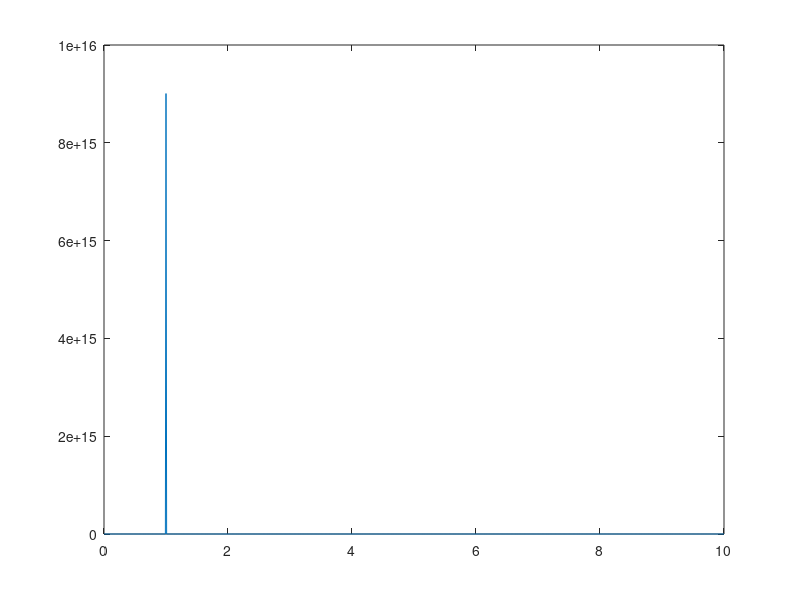
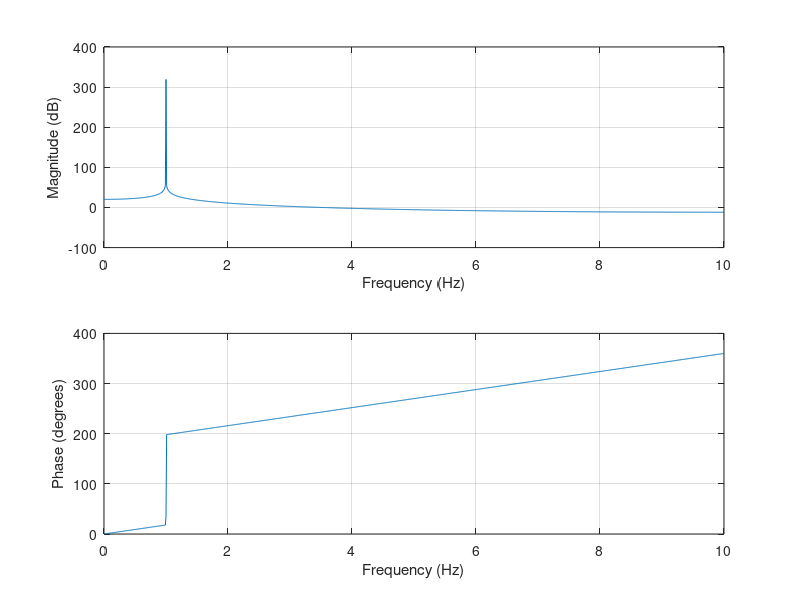
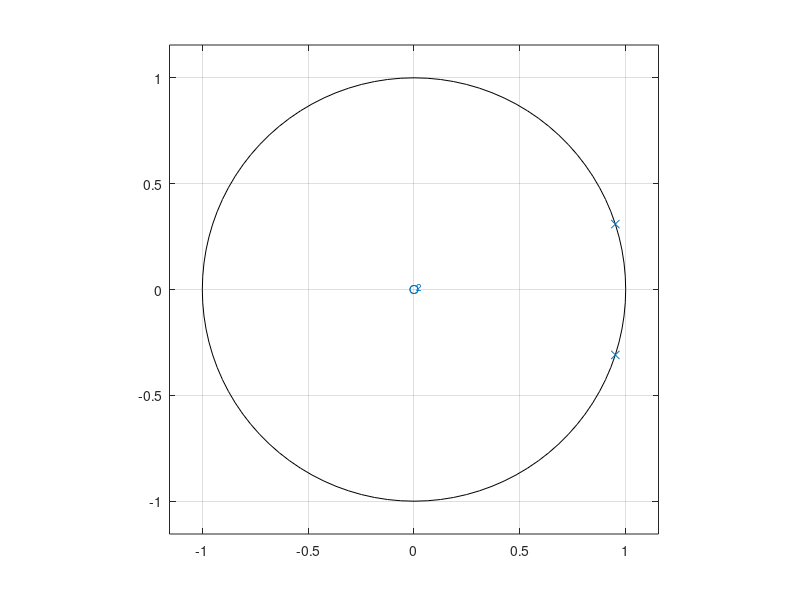
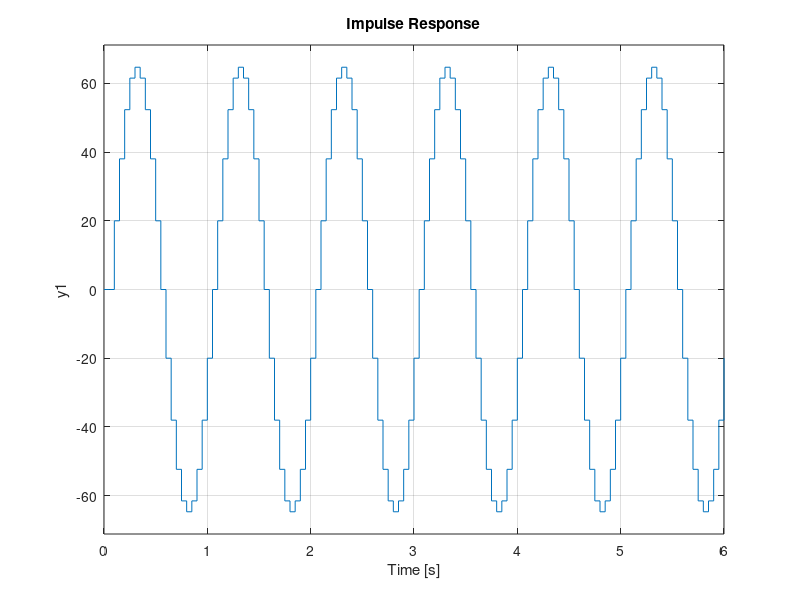

Write MATLAB code to recreate these figures, in order.
w = 0:pi/1000:pi;
f0 = 1;
Fs= 20;
w0 = 2*pi*f0/Fs;
r = 1;
b0 = r;

b = b0;
a = [1 -2*r*cos(w0) r^2];
H = tf (b,a,1/Fs);
[h] = freqz(b, a, w);

% Graficar la magnitud en escala lineal
figure();
plot(w*Fs/(2*pi), abs(h));

% Graficar el diagrama de Bode (en dB) y la fase
figure();
freqz_plot(w*Fs/(2*pi), h);

% Graficar polos y ceros en el plano Z
figure();
zplane(b, a);

figure();

impulse(H);


